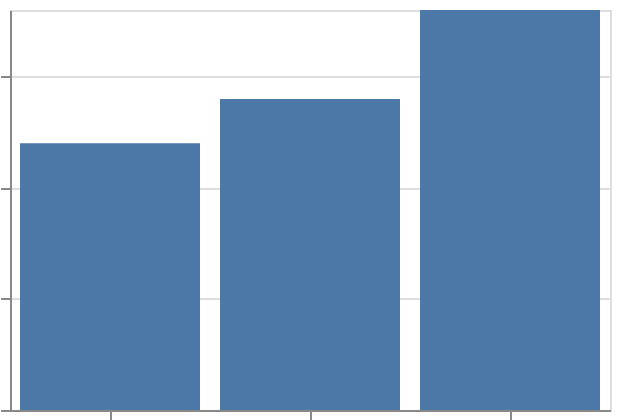

Write the Vega-Lite specification saved for this chart.
### Vega-Lite specification from a JSON file in a GitHub repository (floating-point values rounded to 4 significant figures)
{"$schema": "https://vega.github.io/schema/vega-lite/v6.json", "padding": 5, "autosize": "none", "width": 300, "height": 200, "data": {"name": "table", "values": [{"c": "A", "g": "p", "x": 1, "y": 2, "v": 5, "t": "2024-01-15", "o": {"v": 3}, "IMDB Rating": 6.1, "d": "x1"}, {"c": "B", "g": "q", "x": 2, "y": 4, "v": 9, "t": "2024-02-20", "o": {"v": 7}, "IMDB Rating": 7.4, "d": "x2"}, {"c": "A", "g": "q", "x": 3, "y": 3, "v": 2, "t": "2024-03-05", "o": {"v": 1}, "IMDB Rating": 5.2, "d": "x1"}, {"c": "C", "g": "p", "x": 4, "y": 6, "v": 7, "t": "2024-05-30", "o": {"v": 4}, "IMDB Rating": 8.8, "d": "x3"}, {"c": "B", "g": "p", "x": 5, "y": 5, "v": 4, "t": "2024-07-11", "o": {"v": 9}, "IMDB Rating": 6.9, "d": "x2"}, {"c": "C", "g": "q", "x": 6, "y": 8, "v": 6, "t": "2024-09-02", "o": {"v": 2}, "IMDB Rating": 7.7, "d": "x3"}, {"c": "A", "g": "p", "x": 7, "y": 7, "v": 8, "t": "2024-11-25", "o": {"v": 5}, "IMDB Rating": 4.4, "d": "x1"}, {"c": "B", "g": "q", "x": 8, "y": 9, "v": 3, "t": "2024-12-31", "o": {"v": 8}, "IMDB Rating": 9.1, "d": "x2"}]}, "mark": "bar", "encoding": {"x": {"field": "c", "type": "nominal", "sort": "y"}, "y": {"field": "y", "type": "quantitative", "aggregate": "sum"}}}
